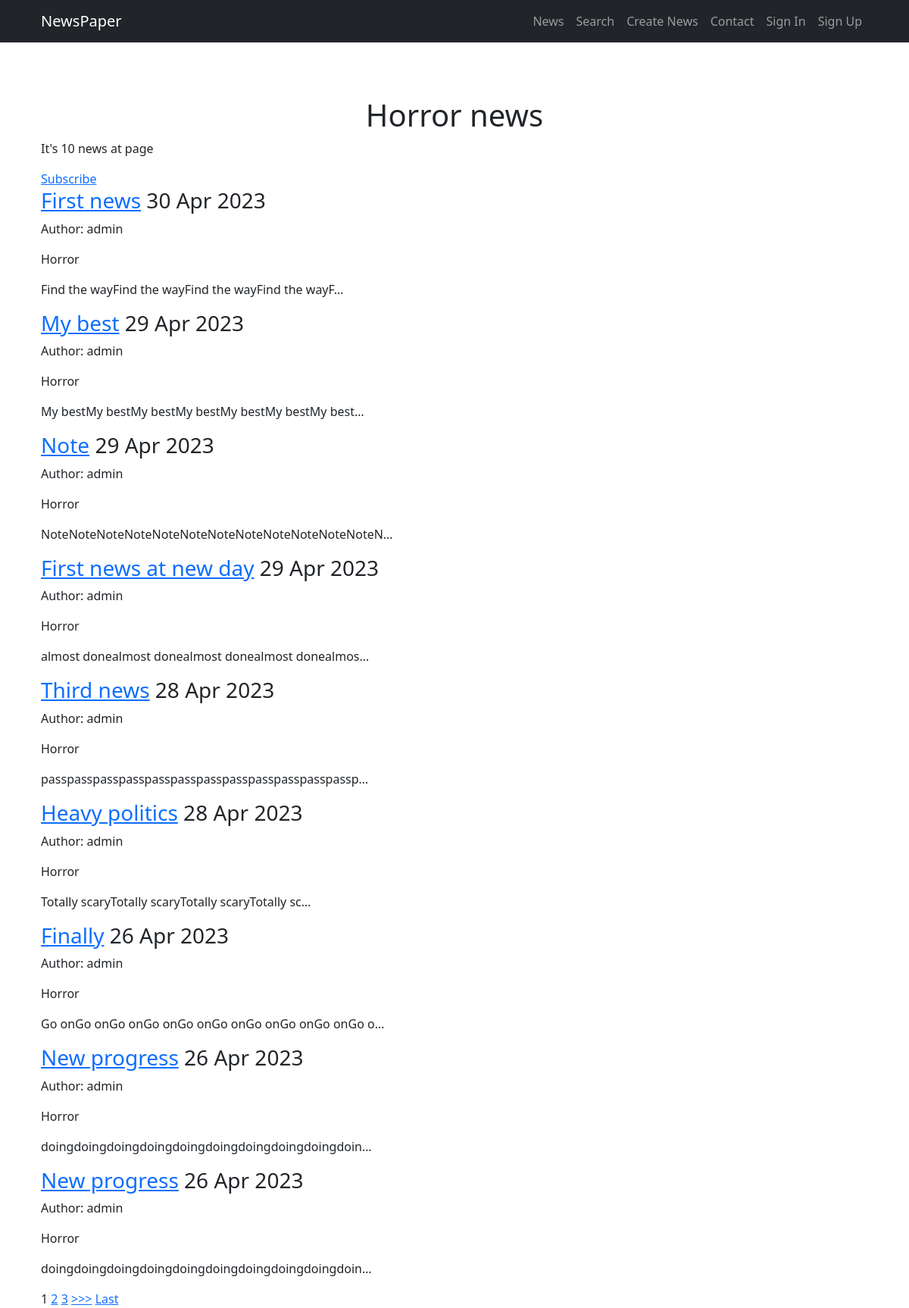
The app's page /news/category/1 with its own data.
### news/models.py (models this page shows, shortened)
class Category(models.Model):
    category_name = models.CharField(max_length=255,
                                     unique=True)
    subscribers = models.ManyToManyField(User, through='UserCategory')
    def __str__(self):
        return f'{self.category_name.title()}'

class Post(models.Model):
    post_author = models.ForeignKey(Author, on_delete=models.CASCADE)
    news_title = models.CharField(max_length=255)
    news_text = models.TextField()
    news_rating = models.IntegerField(default=0)
    create_time = models.DateTimeField(auto_now_add=True)
    news = 'nw'
    article = 'ar'
    NEWS_TYPE = [(news, 'Новость'),
                 (article, 'Статья')]
    news_type_choice = models.CharField(max_length=20,
                                        choices=NEWS_TYPE,
                                        default=news)
    category = models.ManyToManyField(Category, through='PostCategory')

class Author(models.Model):
    author = models.OneToOneField(User, on_delete=models.CASCADE)
    author_rating = models.IntegerField(default=0)

### news/views.py (the view)
# urls.py: path('category/<int:pk>', CategoryList.as_view(), name='category'),
class CategoryList(NewsList):
    model = Post
    template_name = 'category.html'
    context_object_name = 'cats'
    queryset = Post.objects.order_by('-create_time')
    paginate_by = 10
    def get_context_data(self, **kwargs):
        context = super().get_context_data(**kwargs)
        context['categories'] = Category.objects.all()
        context['category'] = Category.objects.get(id=self.kwargs.get('pk'))
        category = Category.objects.get(id=self.kwargs.get('pk'))
        subscribers = category.subscribers.all()
        context['is_subscribed'] = self.request.user in subscribers
        return context

### news/templatetags/custom_filters.py (called while the page is built)
@register.filter(name='censor')
def censor(value):
    if isinstance(value, str):
        for _ in cens_words_list:
            if _.lower() in value.lower():
                value = value.replace(_.lower(), '*' * len(_))
            else:
                continue
    else:
        raise ValueError
    return value

@register.filter(name='multiply')
def multiply(value, arg):
    if isinstance(value, str) and isinstance(arg, int):
        return str(value) * arg
    else:
        raise ValueError(f'Нельзя умножить {type(value)} на {type(arg)}')

### news/views.py (called while the page is built)
    def get_context_data(self, **kwargs):
        context = super().get_context_data(**kwargs)
        context['categories'] = Category.objects.all()
        return context

### templates/category.html (shortened to what this page needs)
{% extends 'flatpages/default.html' %}
{% load custom_filters %}
{% block content %}
    <h1 class="col-lg-12 text-center">{{ category }} news</h1>
    <p> It's {{ cats|length }} news at page</p>
    {% if is_subscribed %}
                <p>
                You are already subscribed on this news category. Do you want to <a href="{% url 'category_unsubscribe' category.pk %}">unsubscribe</a>?
                </p>
            {% else %}
                    <a href="{% url 'category_subscribe' category.pk %}">Subscribe</a>
            {% endif %}
    {% if cats %}
        {% for newsobj in cats %}
            {% if category in newsobj.category.all %}
                <h3><a href="{% url 'news' newsobj.pk %}">{{ newsobj.news_title|censor }}</a> {{ newsobj.create_time.date|date:'d M Y' }}</h3>
                <p>Author: {{ newsobj.post_author.author.username }} </p>
                <p>
                    {% for category in newsobj.category.all%}
                    {{ category }}
                    {% endfor %}
                </p>
                <p> {{ newsobj.news_text|multiply:20|truncatechars:50|censor }} </p>
            {% endif %}
        {% endfor %}
    {% else %}
        <h2>Новостей нет!</h2>
    {% endif %}
    {% if is_paginated %}
    {% for num in page_obj.paginator.page_range %}
        {% if page_obj.number == num %}
            <a>{{ num }}</a>
        {% elif num > page_obj.number|add:'-3' and num < page_obj.number|add:'3' %}
            <a href="?page={{ num }}">{{ num }}</a>
        {% endif %}
    {% endfor %}
    {% if page_obj.has_next %}
        <a href="?page={{ page_obj.next_page_number }}">>>></a>
        <a href="?page={{ page_obj.paginator.num_pages }}">Last</a>
    {% endif %}
{% endif %}
{% endblock content %}

### records on screen
Category: category_name "Horror"
Post: news_title|censor "First news", create_time "30 Apr 2023", post_author.author.username "admin", news_text|multiply "Find the wayFind the wayFind the wayFind the wayF…"
Post: news_title|censor "My best", create_time "29 Apr 2023", post_author.author.username "admin", news_text|multiply "My bestMy bestMy bestMy bestMy bestMy bestMy best…"
Post: news_title|censor "Note", create_time "29 Apr 2023", post_author.author.username "admin", news_text|multiply "NoteNoteNoteNoteNoteNoteNoteNoteNoteNoteNoteNoteN…"
Post: news_title|censor "First news at new day", create_time "29 Apr 2023", post_author.author.username "admin", news_text|multiply "almost donealmost donealmost donealmost donealmos…"
Post: news_title|censor "Third news", create_time "28 Apr 2023", post_author.author.username "admin", news_text|multiply "passpasspasspasspasspasspasspasspasspasspasspassp…"
Post: news_title|censor "Heavy politics", create_time "28 Apr 2023", post_author.author.username "admin", news_text|multiply "Totally scaryTotally scaryTotally scaryTotally sc…"
Post: news_title|censor "Finally", create_time "26 Apr 2023", post_author.author.username "admin", news_text|multiply "Go onGo onGo onGo onGo onGo onGo onGo onGo onGo o…"
Post: news_title|censor "New progress", create_time "26 Apr 2023", post_author.author.username "admin", news_text|multiply "doingdoingdoingdoingdoingdoingdoingdoingdoingdoin…"
Post: news_title|censor "New progress", create_time "26 Apr 2023", post_author.author.username "admin", news_text|multiply "doingdoingdoingdoingdoingdoingdoingdoingdoingdoin…"

### other values on screen
{{ cats|length }} "10"
{{ num }} "1"
{{ num }} "2" "3"
